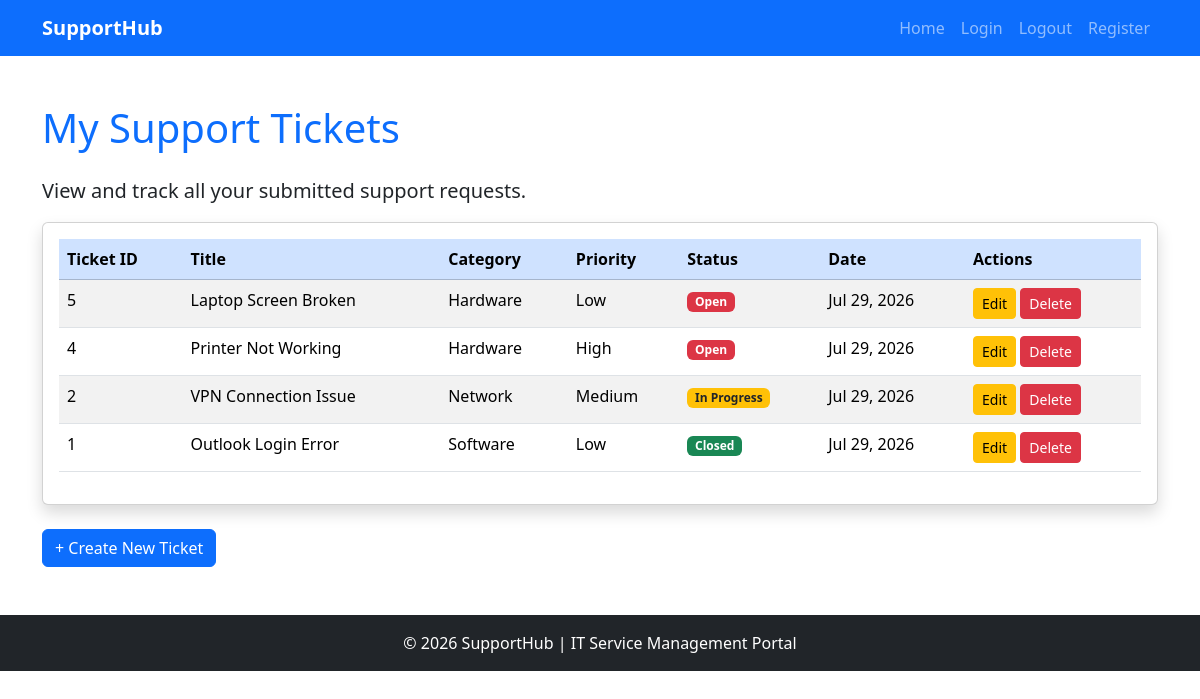
Screenshot of /ticket-list/ (signed in) with the database file from the repository.
### tickets/models.py (models this page shows, shortened)
class Ticket(models.Model):
    CATEGORY_CHOICES = [
        ("Hardware", "Hardware"),
        ("Software", "Software"),
        ("Network", "Network"),
        ("Other", "Other"),
    ]
    PRIORITY_CHOICES = [
        ("Low", "Low"),
        ("Medium", "Medium"),
        ("High", "High"),
    ]
    STATUS_CHOICES = [
        ("Open", "Open"),
        ("In Progress", "In Progress"),
        ("Closed", "Closed"),
    ]
    title = models.CharField(max_length=200)
    category = models.CharField(max_length=50, choices=CATEGORY_CHOICES)
    priority = models.CharField(max_length=20, choices=PRIORITY_CHOICES)
    description = models.TextField()
    status = models.CharField(
        max_length=20,
        choices=STATUS_CHOICES,
        default="Open"
    )
    created_at = models.DateTimeField(auto_now_add=True)

### tickets/views.py (the view)
# urls.py: path("ticket-list/", views.ticket_list, name="ticket_list"),
@login_required
def ticket_list(request):
    tickets = Ticket.objects.all().order_by("-created_at")
    return render(
        request,
        "ticket_list.html",
        {"tickets": tickets}
    )

### templates/ticket_list.html
{% extends 'base.html' %}
{% block content %}
<h1 class="text-primary mb-4">My Support Tickets</h1>
<p class="lead">
    View and track all your submitted support requests.
</p>
<div class="card shadow">
    <div class="card-body">
        <table class="table table-striped table-hover">
            <thead class="table-primary">
                <tr>
                    <th>Ticket ID</th>
                    <th>Title</th>
                    <th>Category</th>
                    <th>Priority</th>
                    <th>Status</th>
                    <th>Date</th>
                    <th>Actions</th>
                </tr>
            </thead>
            <tbody>
            {% for ticket in tickets %}
            <tr>
                <td>{{ ticket.id }}</td>
                <td>{{ ticket.title }}</td>
                <td>{{ ticket.category }}</td>
                <td>{{ ticket.priority }}</td>
                <td>
                    {% if ticket.status == "Open" %}
                        <span class="badge bg-danger">
                            {{ ticket.status }}
                        </span>
                    {% elif ticket.status == "In Progress" %}
                        <span class="badge bg-warning text-dark">
                            {{ ticket.status }}
                        </span>
                    {% elif ticket.status == "Closed" %}
                        <span class="badge bg-success">
                            {{ ticket.status }}
                        </span>
                    {% else %}
                        <span class="badge bg-secondary">
                            {{ ticket.status }}
                        </span>
                    {% endif %}
                </td>
                <td>
                    {{ ticket.created_at|date:"M d, Y" }}
                </td>
                <td>
                    <a
                        href="{% url 'update_ticket' ticket.id %}"
                        class="btn btn-sm btn-warning">
                        Edit
                    </a>
                    <a
                        href="{% url 'delete_ticket' ticket.id %}"
                        class="btn btn-sm btn-danger">
                        Delete
                    </a>
                </td>
            </tr>
            {% empty %}
            <tr>
                <td colspan="7" class="text-center">
                    No support tickets found.
                </td>
            </tr>
            {% endfor %}
            </tbody>
        </table>
    </div>
</div>
<div class="mt-4">
    <a href="{% url 'create_ticket' %}" class="btn btn-primary">
        + Create New Ticket
    </a>
</div>
{% endblock %}

### rows the page displays
Ticket: id "5", title "Laptop Screen Broken", category "Hardware", priority "Low", status "Open", created_at "Jul 29, 2026"
Ticket: id "4", title "Printer Not Working", category "Hardware", priority "High", status "Open", created_at "Jul 29, 2026"
Ticket: id "2", title "VPN Connection Issue", category "Network", priority "Medium", status "In Progress", created_at "Jul 29, 2026"
Ticket: id "1", title "Outlook Login Error", category "Software", priority "Low", status "Closed", created_at "Jul 29, 2026"
